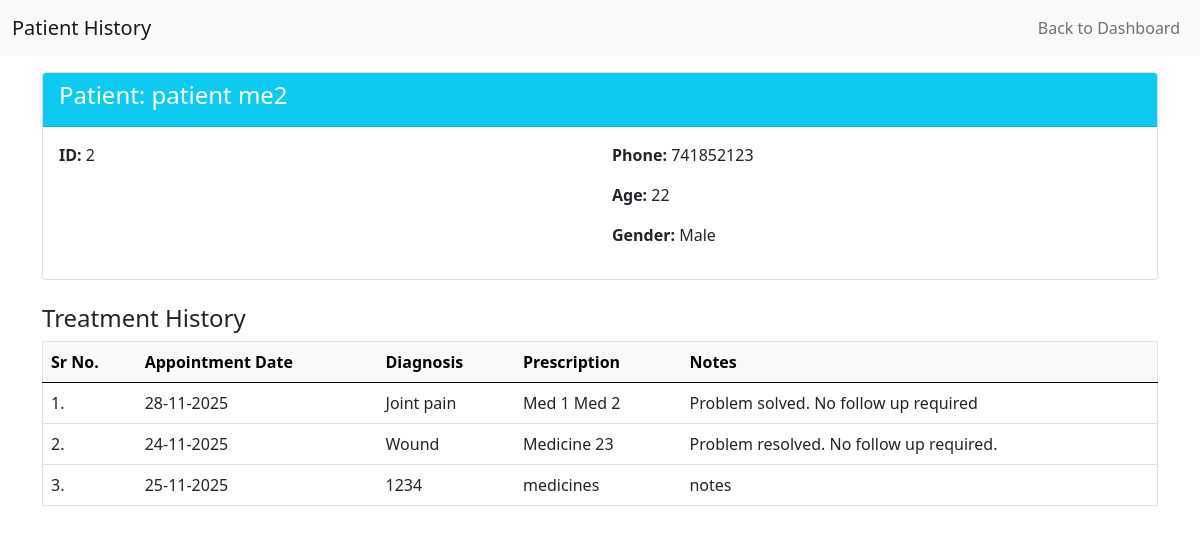
/patient/history (signed in), run on the app's committed database.
### application/models.py (models this page shows, shortened)
class Patient(db.Model):
    __tablename__ = 'patients'
    id = db.Column(db.Integer, primary_key=True, autoincrement=True)
    username = db.Column(db.String(80), unique=True, nullable=False, index=True)
    email = db.Column(db.String(120), unique=True, nullable=False, index=True)
    password = db.Column(db.String(255), nullable=False)
    first_name = db.Column(db.String(50), nullable=False)
    last_name = db.Column(db.String(50), nullable=False)
    phone = db.Column(db.String(15))
    age = db.Column(db.Integer, db.CheckConstraint('age > 0 AND age <= 150'))
    gender = db.Column(db.String(10), db.CheckConstraint("gender IN ('male', 'female')"))
    blacklisted = db.Column(db.Boolean, default=False)
    @property
    def name(self):
        return f"{self.first_name} {self.last_name}"

class PatientHistory(db.Model):
    __tablename__ = 'patient_history'
    id = db.Column(db.Integer, primary_key=True, autoincrement=True)
    patient_id = db.Column(db.Integer, db.ForeignKey('patients.id', ondelete='CASCADE'), nullable=False, index=True)
    appointment_id = db.Column(db.Integer, db.ForeignKey('appointments.id', ondelete='CASCADE'), nullable=False, index=True, unique=True)
    diagnosis = db.Column(db.Text, nullable=True)  # Changed to nullable=True since it's created automatically
    prescription = db.Column(db.Text)
    notes = db.Column(db.Text)
    patient = db.relationship('Patient', backref=db.backref('patient_histories', lazy='dynamic'))
    appointment = db.relationship('Appointment', backref=db.backref('patient_history', uselist=False))

class Appointment(db.Model):
    __tablename__ = 'appointments'
    id = db.Column(db.Integer, primary_key=True, autoincrement=True)
    patient_id = db.Column(db.Integer, db.ForeignKey('patients.id', ondelete='CASCADE'), nullable=False, index=True)
    doctor_id = db.Column(db.Integer, db.ForeignKey('doctors.id', ondelete='CASCADE'), nullable=False, index=True)
    date = db.Column(db.String(20), nullable=False, index=True)
    time = db.Column(db.String(20), nullable=False)
    status = db.Column(db.String(20), nullable=False, default='Booked')
    patient = db.relationship('Patient', backref=db.backref('appointments', lazy='dynamic', cascade='all, delete-orphan'))
    doctor = db.relationship('Doctor', backref=db.backref('appointments', lazy='dynamic', cascade='all, delete-orphan'))
    __table_args__ = (
        db.UniqueConstraint('doctor_id', 'date', 'time', name='unique_doctor_appointment'),
        db.CheckConstraint("status IN ('Booked', 'Completed', 'Cancelled')", name='valid_status')
    )

### application/patient_functionalities.py (the view)
@hospital_app.route('/patient/history', methods=['GET'])
def patient_history_fn():
    if session.get('role') != 'patient':
        flash(message='Please log in as patient to access this page', category='warning')
        return redirect(url_for('hospital_home_and_login'))
    pat = Patient.query.filter_by(username=session['username']).first()
    patient_history = PatientHistory.query.filter_by(patient_id=pat.id).all()
    return render_template('patient_history.html', patient=pat, patient_history=patient_history)

### templates/patient_history.html (shortened to what this page needs)
<!DOCTYPE html>
<html lang="en">
<head>
  <link rel="stylesheet" href="/static/style.css">
  <link href="https://cdn.jsdelivr.net/npm/bootstrap@5.0.2/dist/css/bootstrap.min.css" rel="stylesheet">
</head>
<body>
  <div id="main">
    <div id="canvas">
      <nav class="navbar navbar-expand-lg navbar-light bg-light">
        <div class="container-fluid">
          <a class="navbar-brand" href="#">Patient History</a>
          <div class="collapse navbar-collapse" id="navbarSupportedContent">
            <ul class="navbar-nav ms-auto mb-2 mb-lg-0">
              <li class="nav-item">
                <a class="nav-link" href="/patient_dashboard">Back to Dashboard</a>
              </li>
            </ul>
          </div>
        </div>
      </nav>
      <div id="content" class="container py-3">
        <div class="card mb-4">
          <div class="card-header bg-info text-white">
            <h4>Patient: {{ patient.name }}</h4>
          </div>
          <div class="card-body">
            <div class="row">
              <div class="col-md-6">
                <p><strong>ID:</strong> {{ patient.id }}</p>
              </div>
              <div class="col-md-6">
                <p><strong>Phone:</strong> {{ patient.phone or 'N/A' }}</p>
                <p><strong>Age:</strong> {{ patient.age or 'N/A' }}</p>
                <p><strong>Gender:</strong> {{ patient.gender|capitalize if patient.gender else 'N/A' }}</p>
              </div>
            </div>
          </div>
        </div>
        <h4>Treatment History</h4>
        {% if patient_history %}
        <div class="table-responsive mb-4">
          <table class="table border">
            <thead class="table-light">
              <tr>
                <th scope="col">Sr No.</th>
                <th scope="col">Appointment Date</th>
                <th scope="col">Diagnosis</th>
                <th scope="col">Prescription</th>
                <th scope="col">Notes</th>
              </tr>
            </thead>
            <tbody>
              {% for history in patient_history %}
              <tr>
                <td>{{ loop.index }}.</td>
                <td>{{ history.appointment.date if history.appointment else 'N/A' }}</td>
                <td>{{ history.diagnosis }}</td>
                <td>{{ history.prescription or 'N/A' }}</td>
                <td>{{ history.notes or 'N/A' }}</td>
              </tr>
              {% endfor %}
            </tbody>
          </table>
        </div>
        {% else %}
        <p>No treatment history available for this patient.</p>
        {% endif %}
      </div>
    </div>
  </div>
</body>
</html>

### static/style.css (style rules this page uses)
body, html { cursor: default !important; }
body { font-family: 'Segoe UI', Tahoma, Geneva, Verdana, sans-serif; }

### data on the page
Patient: name "patient me2", id "2", phone "741852123", age "22", gender "Male"
PatientHistory: appointment "28-11-2025", diagnosis "Joint pain", prescription "Med 1 Med 2", notes "Problem solved. No follow up required"
PatientHistory: appointment "24-11-2025", diagnosis "Wound", prescription "Medicine 23", notes "Problem resolved. No follow up required."
PatientHistory: appointment "25-11-2025", diagnosis "1234", prescription "medicines", notes "notes"
